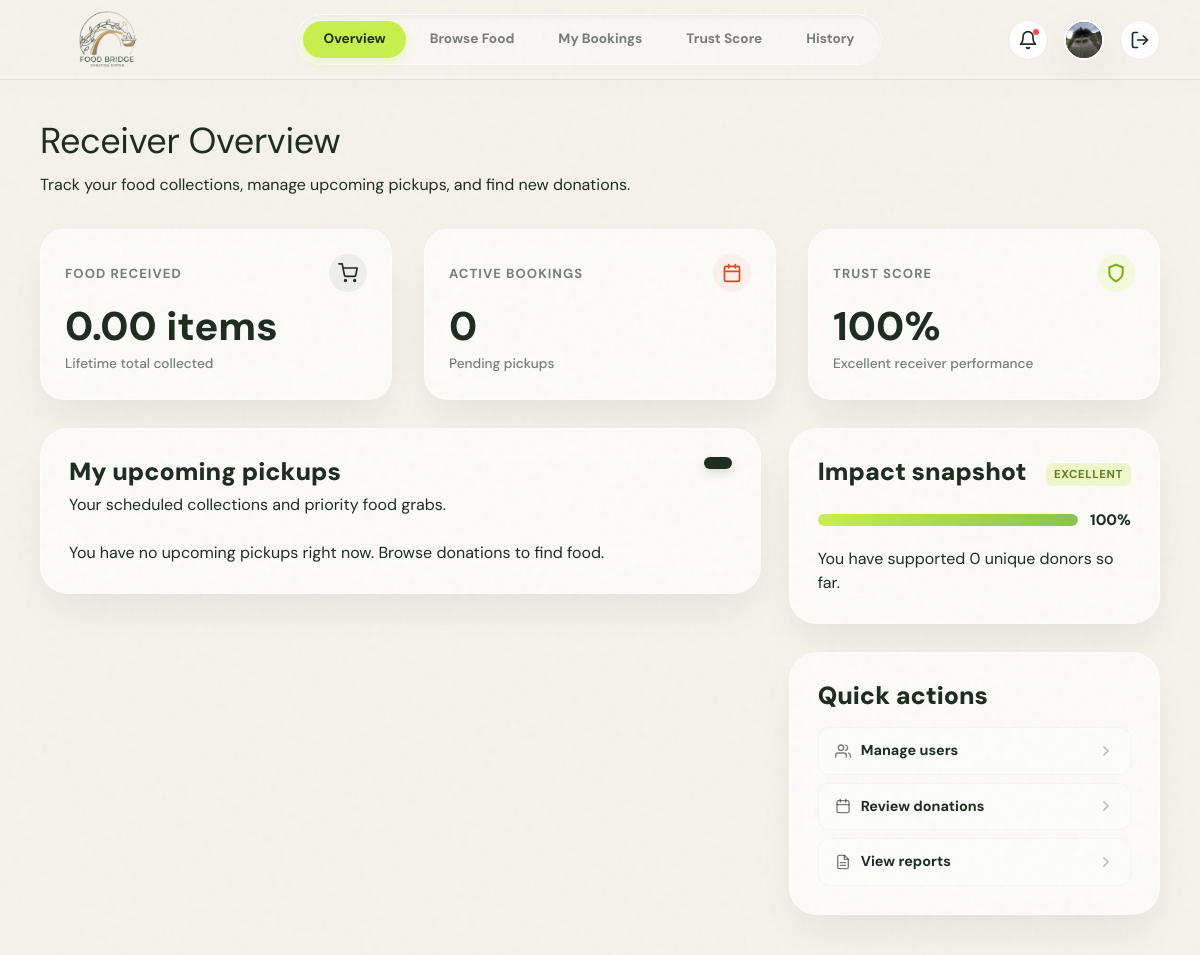
Screenshot of /src/roles/receiver/dashboard.php (signed in) with the database file from the repository.
### tables this page shows
CREATE TABLE users (
  user_id             INT AUTO_INCREMENT PRIMARY KEY,
  role                ENUM('donor', 'receiver', 'admin') NOT NULL,
  full_name           VARCHAR(120) NOT NULL,
  email               VARCHAR(190) NOT NULL UNIQUE,
  profile_url         VARCHAR(500) NULL,
  password_hash       VARCHAR(255) NOT NULL,
  location            VARCHAR(255) NULL,
  latitude            DECIMAL(10, 8) NULL,
  longitude           DECIMAL(11, 8) NULL,
  trust_score         INT NOT NULL DEFAULT 100,
  total_food_donated  INT NOT NULL DEFAULT 0,
  status              ENUM('pending_verification', 'active', 'warned', 'suspended', 'banned') NOT NULL DEFAULT 'pending_verification',
  created_at          DATETIME NOT NULL DEFAULT CURRENT_TIMESTAMP
);

### src/roles/receiver/dashboard.php (the view, shortened to what this page needs)
<?php
require_once '../../../database/db.php';
$userAvatar = $_SESSION['user']['avatarImage'] ?? '';
$userName = $_SESSION['user']['name'] ?? 'User';
$initials = strtoupper(substr($userName, 0, 2));
$userId = $_SESSION['user']['id'];
$stmt = mysqli_prepare($dbConn, "SELECT trust_score FROM users WHERE user_id = ?");
mysqli_stmt_bind_param($stmt, "i", $userId);
mysqli_stmt_execute($stmt);
$userRow = mysqli_fetch_assoc(mysqli_stmt_get_result($stmt));
$trustScore = $userRow['trust_score'];
$stmt = mysqli_prepare($dbConn, "
    SELECT COALESCE(SUM(d.quantity), 0) AS total_collected
    FROM bookings b
    JOIN donations d ON b.donation_id = d.donation_id
    WHERE b.receiver_id = ? AND b.status = 'collected'
");
mysqli_stmt_bind_param($stmt, "i", $userId);
mysqli_stmt_execute($stmt);
$foodReceived = mysqli_fetch_assoc(mysqli_stmt_get_result($stmt))['total_collected'];
$stmt = mysqli_prepare($dbConn, "SELECT COUNT(*) AS active_count FROM bookings WHERE receiver_id = ? AND status = 'reserved'");
mysqli_stmt_bind_param($stmt, "i", $userId);
mysqli_stmt_execute($stmt);
$activeBookings = mysqli_fetch_assoc(mysqli_stmt_get_result($stmt))['active_count'];
$stmt = mysqli_prepare($dbConn, "
    SELECT b.booking_id, d.food_name, d.quantity, d.unit, d.pickup_address, p.timeslot
    FROM bookings b
    JOIN donations d ON b.donation_id = d.donation_id
    JOIN pickup_slots p ON b.pickup_slot_id = p.pickup_slot_id
    WHERE b.receiver_id = ? AND b.status = 'reserved'
    ORDER BY p.timeslot ASC
    LIMIT 3
");
mysqli_stmt_bind_param($stmt, "i", $userId);
mysqli_stmt_execute($stmt);
$queue = mysqli_fetch_all(mysqli_stmt_get_result($stmt), MYSQLI_ASSOC);
$stmt = mysqli_prepare($dbConn, "
    SELECT COUNT(DISTINCT d.donor_id) AS active_donors
    FROM bookings b
    JOIN donations d ON b.donation_id = d.donation_id
    WHERE b.receiver_id = ?
");
mysqli_stmt_bind_param($stmt, "i", $userId);
mysqli_stmt_execute($stmt);
$donorsSupported = mysqli_fetch_assoc(mysqli_stmt_get_result($stmt))['active_donors'];
$trustBadge = 'Good';
if ($trustScore >= 90) $trustBadge = 'Excellent';
elseif ($trustScore < 50) $trustBadge = 'Warning';
?>
<!DOCTYPE html>
<html lang="en">
<head>
  <link rel="stylesheet" href="../../assets/css/global.css">
  <link rel="stylesheet" href="../../assets/css/header.css">
  <link rel="stylesheet" href="dashboard.css">
</head>
<body>
  <div class="noise-bg"></div>
  <header class="dashboard-header">
    <a href="admin-overview.html" class="navbar-brand">
      <div class="navbar-logo">
        <img src="../../assets/images/logo.png" alt="Logo" />
      </div>
    </a>
    <div class="nav-overlay" id="navOverlay">
      <nav class="dashboard-nav">
        <a href="dashboard.php" class="dashboard-nav-item active">Overview</a>
        <a href="browse-donations.php" class="dashboard-nav-item">Browse Food</a>
        <a href="bookings.php" class="dashboard-nav-item">My Bookings</a>
        <a href="trust-score.php" class="dashboard-nav-item">Trust Score</a>
        <a href="history.php" class="dashboard-nav-item">History</a>
      </nav>
    </div>
    <div class="dashboard-actions">
      <a class="action-btn-circle hide-mobile" title="Notifications" style="position: relative;"
        href="notifications.php">
        <svg width="20" height="20" viewBox="0 0 24 24" fill="none" stroke="currentColor" stroke-width="2"
          stroke-linecap="round" stroke-linejoin="round">
          <path d="M6 8a6 6 0 0 1 12 0c0 7 3 9 3 9H3s3-2 3-9"></path>
          <path d="M10.3 21a1.94 1.94 0 0 0 3.4 0"></path>
        </svg>
        <span
          style="position: absolute; top: 8px; right: 8px; width: 6px; height: 6px; background-color: #ff4757; border-radius: 50%;"></span>
      </a>
      <a href="profile.php" class="profile-avatar">
        <?php if (!empty($userAvatar)): ?>
          <img src="../../<?= htmlspecialchars($userAvatar) ?>" alt="<?= htmlspecialchars($userName) ?>"
            style="width: 100%; height: 100%; border-radius: 50%; object-fit: cover;">
        <?php else: ?>
          <?= htmlspecialchars($initials) ?>
        <?php endif; ?>
      </a>
      <a href="../../auth/login.php" class="action-btn-circle hide-mobile" title="Log Out">
        <svg width="20" height="20" viewBox="0 0 24 24" fill="none" stroke="currentColor" stroke-width="2"
          stroke-linecap="round" stroke-linejoin="round">
          <path d="M9 21H5a2 2 0 0 1-2-2V5a2 2 0 0 1 2-2h4"></path>
          <polyline points="16 17 21 12 16 7"></polyline>
          <line x1="21" y1="12" x2="9" y2="12"></line>
        </svg>
      </a>
    </div>
  </header>
  <div class="dashboard-wrapper">
    <main class="dashboard-content">
      <h1 class="page-heading">Receiver Overview</h1>
      <p class="page-subheading">Track your food collections, manage upcoming pickups, and find new donations.</p>
      <div class="content-body receiver-dashboard">
        <div class="summary-grid">
          <article class="summary-card stat-card-rescued">
            <div class="card-header-with-icon">
              <span class="summary-label">Food Received</span>
              <div class="icon-circle bg-forest-light">
                <svg viewBox="0 0 24 24" width="20" height="20" stroke="var(--color-forest)" stroke-width="2"
                  fill="none" stroke-linecap="round" stroke-linejoin="round">
                  <circle cx="9" cy="21" r="1"></circle>
                  <circle cx="20" cy="21" r="1"></circle>
                  <path d="M1 1h4l2.68 13.39a2 2 0 0 0 2 1.61h9.72a2 2 0 0 0 2-1.61L23 6H6"></path>
                </svg>
              </div>
            </div>
            <strong><?= htmlspecialchars($foodReceived) ?> items</strong>
            <small>Lifetime total collected</small>
          </article>
          <article class="summary-card stat-card-active">
            <div class="card-header-with-icon">
              <span class="summary-label">Active Bookings</span>
              <div class="icon-circle bg-terracotta-light">
              </div>
            </div>
            <strong><?= htmlspecialchars($activeBookings) ?></strong>
            <small>Pending pickups</small>
          </article>
          <article class="summary-card stat-card-trust">
            <div class="card-header-with-icon">
              <span class="summary-label">Trust Score</span>
              <div class="icon-circle bg-lime-light">
                <svg viewBox="0 0 24 24" width="20" height="20" stroke="#7cb018" stroke-width="2.5" fill="none"
                  stroke-linecap="round" stroke-linejoin="round">
                  <path d="M12 22s8-4 8-10V5l-8-3-8 3v7c0 6 8 10 8 10z"></path>
                </svg>
              </div>
            </div>
            <strong><?= htmlspecialchars($trustScore) ?>%</strong>
            <small><?= $trustBadge ?> receiver performance</small>
          </article>
        </div>
        <div class="dashboard-grid">
          <section class="panel-card main-panel">
            <div class="section-header">
              <div>
                <h2>My upcoming pickups</h2>
                <p class="muted-text">Your scheduled collections and priority food grabs.</p>
              </div>
              <span class="date-pill" id="todayDate"></span>
            </div>
            <div class="pickup-list">
              <?php if (empty($queue)): ?>
                <p class="muted-text">You have no upcoming pickups right now. Browse donations to find food.</p>
              <?php endif; ?>
            </div>
          </section>
          <aside class="dashboard-side">
            <section class="panel-card trust-panel">
              <div class="panel-header-with-badge">
                <h2>Impact snapshot</h2>
                <span class="trust-badge"><?= $trustBadge ?></span>
              </div>
              <div class="trust-meter-wrapper">
                <div class="trust-meter">
                  <span class="trust-fill" style="width: <?= htmlspecialchars($trustScore) ?>%;"></span>
                </div>
                <span class="trust-percentage"><?= htmlspecialchars($trustScore) ?>%</span>
              </div>
              <p class="muted-text">You have supported <?= htmlspecialchars($donorsSupported) ?> unique donor<?= $donorsSupported == 1 ? '' : 's' ?> so far.</p>
            </section>
            <section class="panel-card actions-panel">
              <h2>Quick actions</h2>
              <div class="quick-actions">
                <a href="users.html" class="action-link-item">
                  <div class="link-left-content">
                    <span>Manage users</span>
                  </div>
                  <svg viewBox="0 0 24 24" width="16" height="16" stroke="currentColor" stroke-width="2.5" fill="none"
                    stroke-linecap="round" stroke-linejoin="round" class="chevron-icon">
                    <polyline points="9 18 15 12 9 6"></polyline>
                  </svg>
                </a>
                <a href="donations.html" class="action-link-item">
                  <div class="link-left-content">
                    <span>Review donations</span>
                  </div>
                  <svg viewBox="0 0 24 24" width="16" height="16" stroke="currentColor" stroke-width="2.5" fill="none"
                    stroke-linecap="round" stroke-linejoin="round" class="chevron-icon">
                    <polyline points="9 18 15 12 9 6"></polyline>
                  </svg>
                </a>
                <a href="reports.html" class="action-link-item">
                  <div class="link-left-content">
                    <span>View reports</span>
                  </div>
                  <svg viewBox="0 0 24 24" width="16" height="16" stroke="currentColor" stroke-width="2.5" fill="none"
                    stroke-linecap="round" stroke-linejoin="round" class="chevron-icon">
                    <polyline points="9 18 15 12 9 6"></polyline>
                  </svg>
                </a>
              </div>
            </section>
          </aside>
        </div>
      </div>
    </main>
  </div>
</body>
</html>

### src/assets/css/global.css (style rules this page uses)
:root { --color-forest: #1C2B1E; --color-forest-hover: #152016; --color-forest-rgb: 28, 43, 30; --color-lime: #C8F04A; --color-lime-hover: #bde73c; --color-lime-rgb: 200, 240, 74; --color-parchment: #F5F2EC; --color-terracotta: #E8431A; --color-terracotta-rgb: 232, 67, 26; --color-white: #FFFFFF; --color-white-rgb: 255, 255, 255; --color-border: rgba(28, 43, 30, 0.08); --color-text-muted: rgba(28, 43, 30, 0.6); --font-display: "DM Serif Display", serif; --font-sans: "DM Sans", sans-serif; --font-syne: "Syne", sans-serif; --border-radius-card: 24px; --border-radius-btn: 9999px; --shadow-glow: 0 12px 40px rgba(28, 43, 30, 0.06); --shadow-premium: 0 20px 40px -10px rgba(28, 43, 30, 0.08); --shadow-hover: 0 30px 60px -12px rgba(28, 43, 30, 0.12); --shadow-inset: inset 0 2px 4px 0 rgba(0, 0, 0, 0.06); --gradient-lime-forest: linear-gradient(135deg, var(--color-lime) 0%, #aedb29 100%); --gradient-card-light: linear-gradient(180deg, rgba(255, 255, 255, 0.9) 0%, rgba(255, 255, 255, 0.75) 100%); --gradient-card-dark: linear-gradient(135deg, var(--color-forest) 0%, #2b3f2e 100%); --transition-smooth: all 0.3s cubic-bezier(0.25, 0.8, 0.25, 1); --transition-fast: all 0.15s cubic-bezier(0.25, 0.8, 0.25, 1); }
*, *::before, *::after { box-sizing: border-box; margin: 0; padding: 0; }
html, body { background-color: var(--color-parchment); color: var(--color-forest); font-family: var(--font-sans); font-size: 16px; line-height: 1.5; -webkit-font-smoothing: antialiased; -moz-osx-font-smoothing: grayscale; overflow-x: hidden; min-height: 100vh; }
h1, h2, h3, h4, h5, h6 { font-family: var(--font-display); font-weight: 900; line-height: 1.2; }
h1 { font-family: var(--font-display); color: var(--color-forest); font-size: 2.5rem; line-height: 2.5rem; font-weight: 900; margin-bottom: 12px; }
.dashboard-wrapper { display: flex; flex-direction: column; min-height: 100vh; }
.dashboard-content { flex: 1; padding: 40px; max-width: 1200px; width: 100%; margin: 0 auto; position: relative; z-index: 10; }
.noise-bg { position: fixed; inset: 0; z-index: 9999; pointer-events: none; opacity: 0.04; }

### src/assets/css/header.css (style rules this page uses)
.navbar-brand { display: flex; align-items: center; text-decoration: none; color: var(--color-forest); }
.navbar-logo { width: 130px; height: 130px; flex-shrink: 0; border-radius: 50%; display: flex; align-items: center; justify-content: center; overflow: hidden; background-color: transparent; }
.navbar-logo img { width: 100%; height: 100%; object-fit: contain; }
.dashboard-header { position: sticky; top: 0; width: 100%; height: 80px; background: rgba(245, 242, 236, 0.75); backdrop-filter: blur(24px); -webkit-backdrop-filter: blur(24px); border-bottom: 1px solid var(--color-border); display: flex; align-items: center; justify-content: space-between; padding: 0 40px; z-index: 900; box-shadow: 0 4px 30px rgba(0, 0, 0, 0.02); }
.dashboard-nav { display: flex; align-items: center; background: rgba(255, 255, 255, 0.4); border: 1px solid rgba(255, 255, 255, 0.5); border-radius: var(--border-radius-btn); padding: 6px; gap: 4px; box-shadow: var(--shadow-inset); }
.dashboard-nav-item { text-decoration: none; font-family: var(--font-sans); font-weight: 700; font-size: 0.85rem; padding: 8px 20px; color: var(--color-text-muted); border-radius: var(--border-radius-btn); transition: var(--transition-smooth); }
.dashboard-nav-item.active { color: var(--color-forest); background-color: var(--color-lime); box-shadow: 0 4px 12px rgba(200, 240, 74, 0.35); }
.dashboard-actions { display: flex; align-items: center; gap: 16px; }
.action-btn-circle { width: 40px; height: 40px; border-radius: 50%; background-color: var(--color-white); border: 1px solid var(--color-border); display: flex; align-items: center; justify-content: center; color: var(--color-forest); cursor: pointer; transition: var(--transition-smooth); text-decoration: none; }
.profile-avatar { width: 40px; height: 40px; border-radius: 50%; background-color: var(--color-forest); color: var(--color-parchment); display: flex; align-items: center; justify-content: center; font-weight: 700; text-decoration: none; font-size: 0.85rem; border: 2px solid var(--color-white); box-shadow: var(--shadow-glow); transition: var(--transition-smooth); }
.nav-overlay { display: flex; align-items: center; }

### rows the page displays
users: trust_score "100", trust_score "Excellent", trust_score "EXCELLENT"

### other values shown
$foodReceived "0.00"
$activeBookings "0"
$donorsSupported "0"
